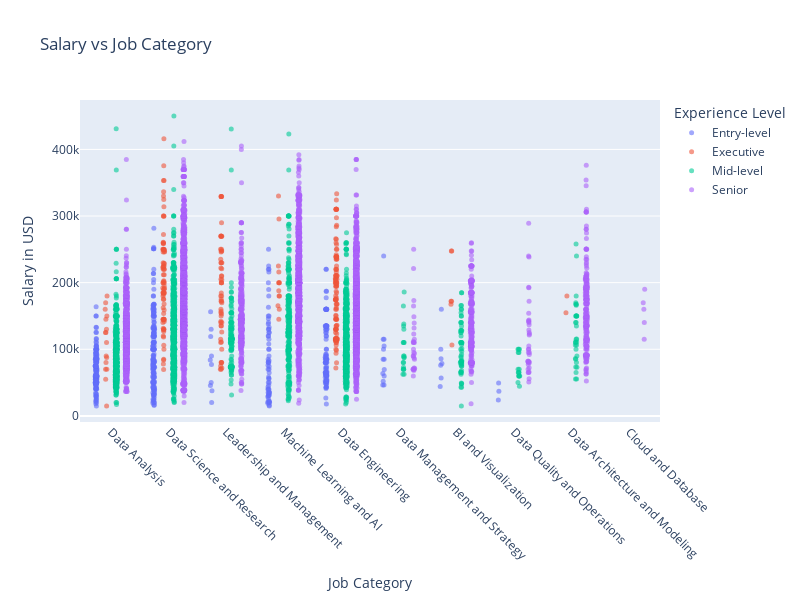

Notebook source saved alongside this figure:
### Markdown cell above
The above graph mean salary of 'Data Science and Research subgroup' as it represents the scope of the business task.

### Code cell
# Sort the DataFrame by 'experience_level'
data= data.sort_values(by='experience_level', ascending=True)

# Create an interactive strip plot with jitter
fig = px.strip(data, x='job_category', y='salary_in_usd', color='experience_level', hover_data=['company_location', 'job_title', 'employment_type', 'work_setting', 'company_size'], title='Salary vs Job Category')

# Rotate x-axis labels
fig.update_layout(xaxis_tickangle=45)

# Update the size and shape of the data points
fig.update_traces(marker=dict(size=5, opacity=0.6))

# Update axis titles and legend title
fig.update_layout(xaxis_title='Job Category',
                  yaxis_title='Salary in USD',
                  legend_title='Experience Level')

# Increase resolution and height
fig.update_layout(width=800, height=600)

# Show the plot
fig.show()

### Figure 1 — Plotly figure (JSON) as saved in the notebook; plotly's stock layout.template omitted (floating-point values rounded to 4 significant figures; data arrays with more than 128 entries replaced by an {"elided": "..."} marker saying what was removed)
{"data": [{"alignmentgroup": "True", "boxpoints": "all", "customdata": {"elided": "496x5 str values"}, "fillcolor": "rgba(255,255,255,0)", "hoveron": "points", "hovertemplate": "experience_level=Entry-level<br>job_category=%{x}<br>salary_in_usd=%{y}<br>company_location=%{customdata[0]}<br>job_title=%{customdata[1]}<br>employment_type=%{customdata[2]}<br>work_setting=%{customdata[3]}<br>company_size=%{customdata[4]}<extra></extra>", "legendgroup": "Entry-level", "line": {"color": "rgba(255,255,255,0)"}, "marker": {"color": "#636efa", "opacity": 0.6, "size": 5}, "name": "Entry-level", "offsetgroup": "Entry-level", "orientation": "v", "pointpos": 0, "showlegend": true, "type": "box", "x": {"elided": "496 str values"}, "x0": " ", "xaxis": "x", "y": {"elided": "496 int values"}, "y0": " ", "yaxis": "y"}, {"alignmentgroup": "True", "boxpoints": "all", "customdata": {"elided": "281x5 str values"}, "fillcolor": "rgba(255,255,255,0)", "hoveron": "points", "hovertemplate": "experience_level=Executive<br>job_category=%{x}<br>salary_in_usd=%{y}<br>company_location=%{customdata[0]}<br>job_title=%{customdata[1]}<br>employment_type=%{customdata[2]}<br>work_setting=%{customdata[3]}<br>company_size=%{customdata[4]}<extra></extra>", "legendgroup": "Executive", "line": {"color": "rgba(255,255,255,0)"}, "marker": {"color": "#EF553B", "opacity": 0.6, "size": 5}, "name": "Executive", "offsetgroup": "Executive", "orientation": "v", "pointpos": 0, "showlegend": true, "type": "box", "x": {"elided": "281 str values"}, "x0": " ", "xaxis": "x", "y": {"elided": "281 int values"}, "y0": " ", "yaxis": "y"}, {"alignmentgroup": "True", "boxpoints": "all", "customdata": {"elided": "1869x5 str values"}, "fillcolor": "rgba(255,255,255,0)", "hoveron": "points", "hovertemplate": "experience_level=Mid-level<br>job_category=%{x}<br>salary_in_usd=%{y}<br>company_location=%{customdata[0]}<br>job_title=%{customdata[1]}<br>employment_type=%{customdata[2]}<br>work_setting=%{customdata[3]}<br>company_size=%{customdata[4]}<extra></extra>", "legendgroup": "Mid-level", "line": {"color": "rgba(255,255,255,0)"}, "marker": {"color": "#00cc96", "opacity": 0.6, "size": 5}, "name": "Mid-level", "offsetgroup": "Mid-level", "orientation": "v", "pointpos": 0, "showlegend": true, "type": "box", "x": {"elided": "1869 str values"}, "x0": " ", "xaxis": "x", "y": {"elided": "1869 int values"}, "y0": " ", "yaxis": "y"}, {"alignmentgroup": "True", "boxpoints": "all", "customdata": {"elided": "6709x5 str values"}, "fillcolor": "rgba(255,255,255,0)", "hoveron": "points", "hovertemplate": "experience_level=Senior<br>job_category=%{x}<br>salary_in_usd=%{y}<br>company_location=%{customdata[0]}<br>job_title=%{customdata[1]}<br>employment_type=%{customdata[2]}<br>work_setting=%{customdata[3]}<br>company_size=%{customdata[4]}<extra></extra>", "legendgroup": "Senior", "line": {"color": "rgba(255,255,255,0)"}, "marker": {"color": "#ab63fa", "opacity": 0.6, "size": 5}, "name": "Senior", "offsetgroup": "Senior", "orientation": "v", "pointpos": 0, "showlegend": true, "type": "box", "x": {"elided": "6709 str values"}, "x0": " ", "xaxis": "x", "y": {"elided": "6709 int values"}, "y0": " ", "yaxis": "y"}], "layout": {"boxmode": "group", "height": 600, "legend": {"title": {"text": "Experience Level"}, "tracegroupgap": 0}, "title": {"text": "Salary vs Job Category"}, "width": 800, "xaxis": {"anchor": "y", "domain": [0, 1], "tickangle": 45, "title": {"text": "Job Category"}}, "yaxis": {"anchor": "x", "domain": [0, 1], "title": {"text": "Salary in USD"}}}}
